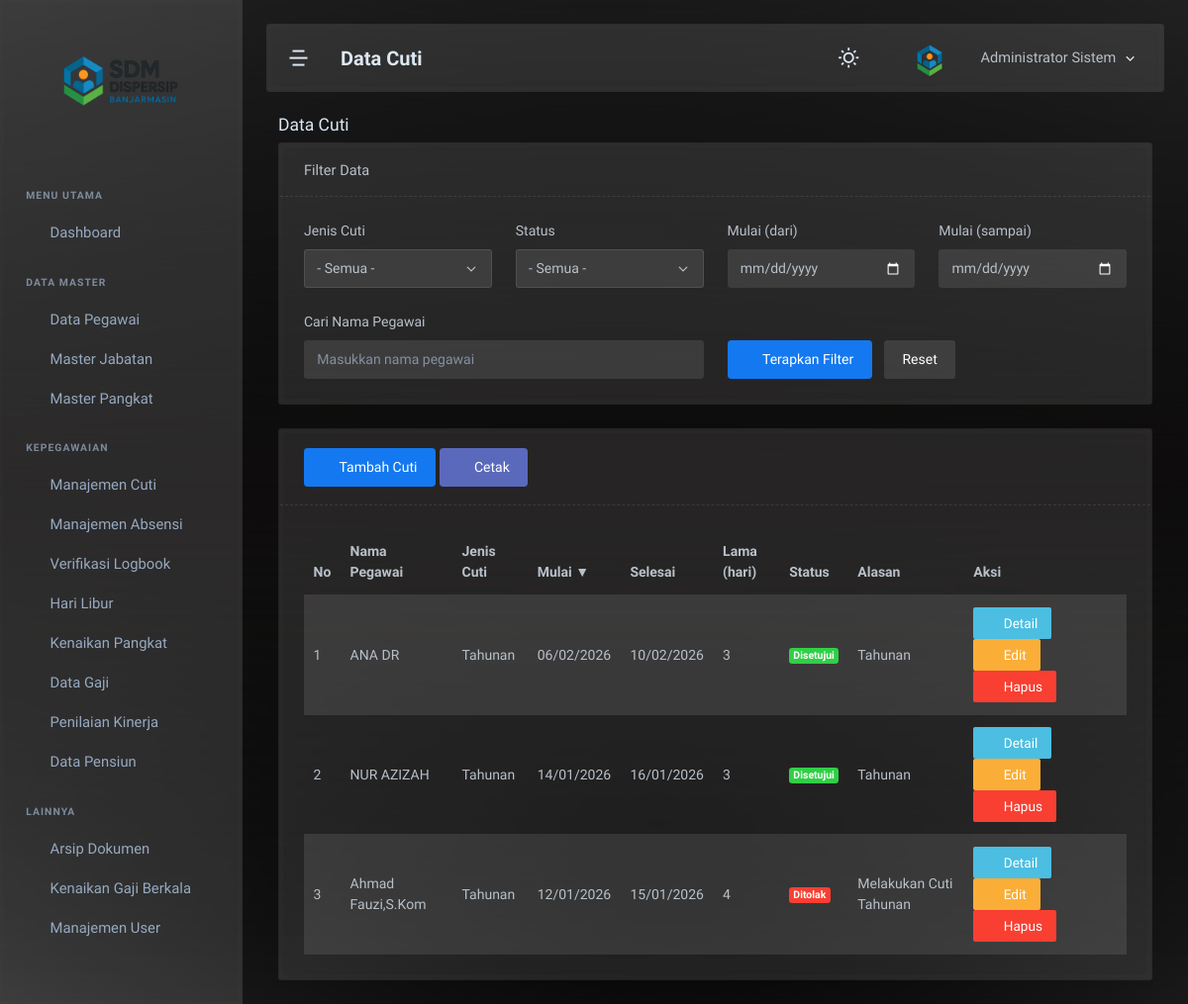
The page /admin/cuti/cuti.php (signed in) on the database its author committed.
### tables this page shows
CREATE TABLE `cuti` (
  `cuti_id` int NOT NULL,
  `pegawai_id` int NOT NULL,
  `jenis_cuti` enum('Tahunan','Sakit','Melahirkan','Penting','Besar') DEFAULT 'Tahunan',
  `tgl_mulai` date NOT NULL,
  `tgl_selesai` date NOT NULL,
  `lama_hari` int NOT NULL,
  `alasan` text,
  `disposisi` text,
  `alasan_ditolak` text,
  `status` enum('Menunggu','Disetujui','Ditolak') DEFAULT 'Menunggu',
  `verifikator_user_id` int DEFAULT NULL,
  `verified_at` datetime DEFAULT NULL,
  `created_at` datetime DEFAULT CURRENT_TIMESTAMP,
  `updated_at` datetime DEFAULT CURRENT_TIMESTAMP ON UPDATE CURRENT_TIMESTAMP
);

CREATE TABLE `pegawai` (
  `pegawai_id` int NOT NULL,
  `user_id` int DEFAULT NULL,
  `nik` varchar(20) NOT NULL,
  `nip` varchar(30) DEFAULT NULL,
  `nama_lengkap` varchar(150) NOT NULL,
  `jk` enum('L','P') NOT NULL,
  `tgl_lahir` date DEFAULT NULL,
  `status_kepegawaian` enum('PNS','PPPK','Honorer','Kontrak') NOT NULL,
  `jabatan_id` int DEFAULT NULL,
  `pangkat_id` int DEFAULT NULL,
  `tgl_mulai_kerja` date DEFAULT NULL,
  `alamat` text,
  `status_aktif` enum('Aktif','Pensiun','Pindah','Meninggal','Nonaktif') DEFAULT 'Aktif',
  `tmt_pensiun` date DEFAULT NULL,
  `created_at` datetime DEFAULT CURRENT_TIMESTAMP,
  `updated_at` datetime DEFAULT CURRENT_TIMESTAMP ON UPDATE CURRENT_TIMESTAMP
);

### admin/cuti/cuti.php (the view, shortened to what this page needs)
<?php
require_once '../../config/koneksi.php';
include '../../includes/header.php';
include '../../includes/sidebar.php';
include '../../includes/navbar.php';
?>
<div class="page-container">
    <div class="page-content">
        <div class="container-xxl">
            <?php
            $allowedSort = [
                'nama_lengkap' => 'p.nama_lengkap',
                'jenis_cuti' => 'c.jenis_cuti',
                'tgl_mulai' => 'c.tgl_mulai',
                'tgl_selesai' => 'c.tgl_selesai',
                'lama_hari' => 'c.lama_hari',
                'status' => 'c.status',
                'created_at' => 'c.created_at',
                'updated_at' => 'c.updated_at'
            ];
            $sort = $_GET['sort'] ?? 'tgl_mulai';
            $order = strtolower($_GET['order'] ?? 'desc');
            $order = $order === 'asc' ? 'ASC' : 'DESC';
            $sortCol = $allowedSort[$sort] ?? $allowedSort['tgl_mulai'];
            $page = max(1, intval($_GET['page'] ?? 1));
            $perPage = 10;
            $offset = ($page - 1) * $perPage;
            $f_jenis = $_GET['f_jenis'] ?? '';
            $f_status = $_GET['f_status'] ?? '';
            $f_from = $_GET['f_from'] ?? '';
            $f_to = $_GET['f_to'] ?? '';
            $f_q = trim($_GET['f_q'] ?? '');
            $allowedJenis = ['','Tahunan','Sakit','Melahirkan','Penting','Besar'];
            $allowedStatus = ['','Menunggu','Disetujui','Ditolak'];
            ?>
            <div class="row">
                <div class="col-12">
                    <div class="page-title-box">
                        <h4 class="page-title">Data Cuti</h4>
                    </div>
                </div>
            </div>
            <div class="card mb-3">
                <div class="card-header border-bottom border-dashed d-flex align-items-center">
                    <h5 class="card-title mb-0">Filter Data</h5>
                </div>
                <div class="card-body">
                    <form method="get" action="admin/cuti/cuti.php" class="row g-3">
                        <div class="col-md-3">
                            <label class="form-label">Jenis Cuti</label>
                            <select name="f_jenis" class="form-select">
                                <?php foreach ($allowedJenis as $j): ?>
                                    <option value="<?php echo $j; ?>" <?php echo ($f_jenis===$j)?'selected':''; ?>><?php echo $j ?: '- Semua -'; ?></option>
                                <?php endforeach; ?>
                            </select>
                        </div>
                        <div class="col-md-3">
                            <label class="form-label">Status</label>
                            <select name="f_status" class="form-select">
                                <?php foreach ($allowedStatus as $s): ?>
                                    <option value="<?php echo $s; ?>" <?php echo ($f_status===$s)?'selected':''; ?>><?php echo $s ?: '- Semua -'; ?></option>
                                <?php endforeach; ?>
                            </select>
                        </div>
                        <div class="col-md-3">
                            <label class="form-label">Mulai (dari)</label>
                            <input type="date" name="f_from" value="<?php echo htmlspecialchars($f_from); ?>" class="form-control">
                        </div>
                        <div class="col-md-3">
                            <label class="form-label">Mulai (sampai)</label>
                            <input type="date" name="f_to" value="<?php echo htmlspecialchars($f_to); ?>" class="form-control">
                        </div>
                        <div class="col-md-6">
                            <label class="form-label">Cari Nama Pegawai</label>
                            <input type="text" name="f_q" value="<?php echo htmlspecialchars($f_q); ?>" class="form-control" placeholder="Masukkan nama pegawai">
                        </div>
                        <div class="col-md-6 d-flex align-items-end gap-2">
                            <button type="submit" class="btn btn-primary"><i class="ti ti-filter me-1"></i>Terapkan Filter</button>
                            <a href="admin/cuti/cuti.php" class="btn btn-light">Reset</a>
                        </div>
                    </form>
                </div>
            </div>
            <?php
            $where = [];
            $whereSql = count($where) ? ('WHERE '.implode(' AND ', $where)) : '';
            ?>
            <div class="card">
                <div class="card-header border-bottom border-dashed d-flex justify-content-between align-items-center">
                    <div>
                        <a href="admin/cuti/tambah.php" class="btn btn-primary"><i class="ti ti-plus me-1"></i>Tambah Cuti</a>
                        <?php
                        $cetakUrl = '/sdm_dispersip/admin/cuti/cetak.php?'
                            . 'f_jenis=' . urlencode($f_jenis)
                            . '&f_status=' . urlencode($f_status)
                            . '&f_from=' . urlencode($f_from)
                            . '&f_to=' . urlencode($f_to)
                            . '&f_q=' . urlencode($f_q);
                        ?>
                        <a href="<?php echo $cetakUrl; ?>" target="_blank" class="btn btn-secondary"><i class="ti ti-printer me-1"></i>Cetak</a>
                    </div>
                </div>
                <div class="card-body">
                    <div class="table-responsive-sm">
                        <table class="table table-striped mb-0">
                            <thead>
                                <tr>
                                    <th>No</th>
                                    <th><a class="link-reset" href="admin/cuti/cuti.php?sort=nama_lengkap&order=<?php echo ($sort==='nama_lengkap' && $order==='ASC')?'desc':'asc'; ?>">Nama Pegawai<?php echo $sort==='nama_lengkap' ? ($order==='ASC'?' ▲':' ▼') : ''; ?></a></th>
                                    <th><a class="link-reset" href="admin/cuti/cuti.php?sort=jenis_cuti&order=<?php echo ($sort==='jenis_cuti' && $order==='ASC')?'desc':'asc'; ?>">Jenis Cuti</a></th>
                                    <th><a class="link-reset" href="admin/cuti/cuti.php?sort=tgl_mulai&order=<?php echo ($sort==='tgl_mulai' && $order==='ASC')?'desc':'asc'; ?>">Mulai<?php echo $sort==='tgl_mulai' ? ($order==='ASC'?' ▲':' ▼') : ''; ?></a></th>
                                    <th><a class="link-reset" href="admin/cuti/cuti.php?sort=tgl_selesai&order=<?php echo ($sort==='tgl_selesai' && $order==='ASC')?'desc':'asc'; ?>">Selesai</a></th>
                                    <th><a class="link-reset" href="admin/cuti/cuti.php?sort=lama_hari&order=<?php echo ($sort==='lama_hari' && $order==='ASC')?'desc':'asc'; ?>">Lama (hari)<?php echo $sort==='lama_hari' ? ($order==='ASC'?' ▲':' ▼') : ''; ?></a></th>
                                    <th><a class="link-reset" href="admin/cuti/cuti.php?sort=status&order=<?php echo ($sort==='status' && $order==='ASC')?'desc':'asc'; ?>">Status</a></th>
                                    <th>Alasan</th>
                                    <th>Aksi</th>
                                </tr>
                            </thead>
                            <tbody>
                                <?php
                                $sql = "SELECT c.*, p.nama_lengkap FROM cuti c JOIN pegawai p ON c.pegawai_id = p.pegawai_id $whereSql ORDER BY $sortCol $order LIMIT $perPage OFFSET $offset";
                                $res = mysqli_query($koneksi, $sql);
                                if ($res && mysqli_num_rows($res) > 0) {
                                    $no = $offset + 1;
                                    while ($row = mysqli_fetch_assoc($res)) {
                                        $mulai = date('d/m/Y', strtotime($row['tgl_mulai']));
                                        $selesai = date('d/m/Y', strtotime($row['tgl_selesai']));
                                        $status = $row['status'];
                                        $badge = $status === 'Disetujui' ? 'success' : ($status === 'Ditolak' ? 'danger' : 'warning');
                                        $alasan = $row['alasan'] ? substr($row['alasan'], 0, 60) . (strlen($row['alasan']) > 60 ? '…' : '') : '-';
                                        $actionButtons = '';
                                        echo '<tr>' .
                                            '<td>' . $no++ . '</td>' .
                                            '<td>' . htmlspecialchars($row['nama_lengkap']) . '</td>' .
                                            '<td>' . htmlspecialchars($row['jenis_cuti']) . '</td>' .
                                            '<td>' . htmlspecialchars($mulai) . '</td>' .
                                            '<td>' . htmlspecialchars($selesai) . '</td>' .
                                            '<td>' . htmlspecialchars($row['lama_hari']) . '</td>' .
                                            '<td><span class="badge bg-' . $badge . '">' . htmlspecialchars($status) . '</span></td>' .
                                            '<td>' . htmlspecialchars($alasan) . '</td>' .
                                            '<td>' .
                                                '<a href="admin/cuti/detail.php?id=' . htmlspecialchars($row['cuti_id']) . '" class="btn btn-sm btn-info me-1"><i class="ti ti-eye me-1"></i>Detail</a>' .
                                                '<a href="admin/cuti/edit.php?id=' . htmlspecialchars($row['cuti_id']) . '" class="btn btn-sm btn-warning me-1"><i class="ti ti-pencil me-1"></i>Edit</a>' .
                                                '<a href="admin/cuti/hapus.php?id=' . htmlspecialchars($row['cuti_id']) . '" class="btn btn-sm btn-danger me-1" onclick="return confirm(\'Hapus data ini?\')"><i class="ti ti-trash me-1"></i>Hapus</a>' .
                                                $actionButtons
                                            . '</td>' .
                                        '</tr>';
                                    }
                                } else {
                                    echo '<tr><td colspan="9" class="text-center">Tidak ada data</td></tr>';
                                }
                                ?>
                            </tbody>
                        </table>
                    </div>
                </div>
            </div>
        </div>
    </div>
</div>
<?php include '../../includes/footer.php'; ?>

### rows shown on the page
cuti: pegawai.nama_lengkap "ANA DR", jenis_cuti "Tahunan", tgl_mulai "06/02/2026", tgl_selesai "10/02/2026", lama_hari "3", status "Disetujui", alasan "Tahunan"
cuti: pegawai.nama_lengkap "NUR AZIZAH", jenis_cuti "Tahunan", tgl_mulai "14/01/2026", tgl_selesai "16/01/2026", lama_hari "3", status "Disetujui", alasan "Tahunan"
cuti: pegawai.nama_lengkap "Ahmad Fauzi,S.Kom", jenis_cuti "Tahunan", tgl_mulai "12/01/2026", tgl_selesai "15/01/2026", lama_hari "4", status "Ditolak", alasan "Melakukan Cuti Tahunan"

### other values the page prints
$page_title "Data Cuti"
$_SESSION['nama_lengkap'] "Administrator Sistem"
form field f_jenis "- Semua -"
form field f_status "- Semua -"
